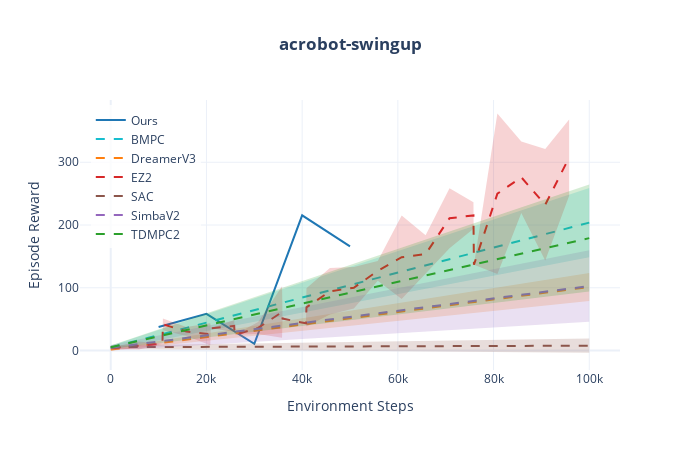
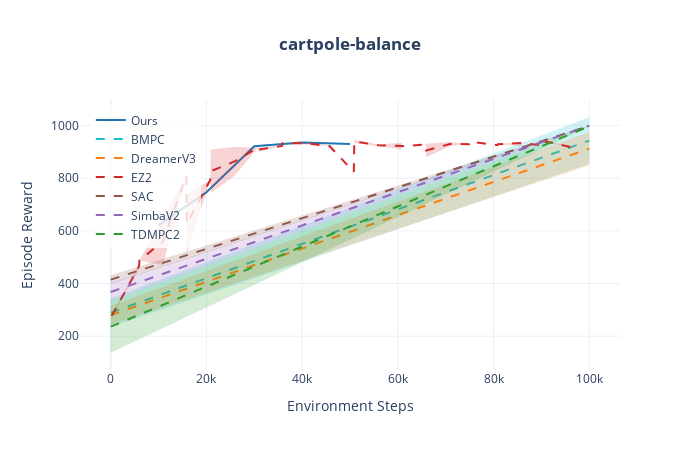
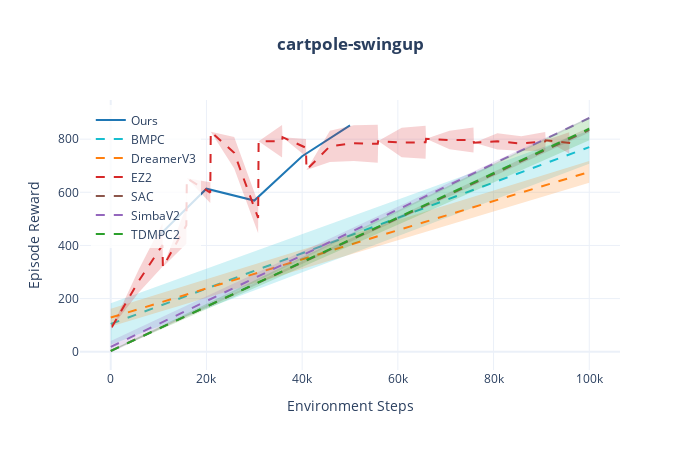
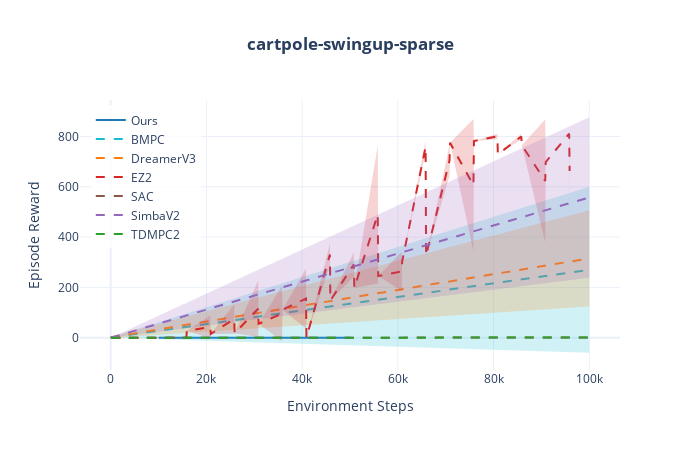

The notebook cell these images were saved under, in order:
### Code cell
# Show first 4 plots
for task in list(figures.keys())[:4]:
    print(f"\n--- {task} ---")
    figures[task].show()

### Figure 1 — Plotly figure (JSON) as saved in the notebook; plotly's stock layout.template omitted (floating-point values rounded to 4 significant figures)
{"data": [{"fill": "toself", "fillcolor": "rgba(31,119,180,0.2)", "hoverinfo": "skip", "line": {"color": "rgba(0,0,0,0)"}, "showlegend": false, "type": "scatter", "x": [10000, 20000, 30000, 40000, 50000, 50000, 40000, 30000, 20000, 10000], "y": [37.44, 58.39, 10.63, 215.4, 166.0, 166.0, 215.4, 10.63, 58.39, 37.44]}, {"hovertemplate": "Ours<br>Step: %{x:,}<br>Reward: %{y:.1f}<extra></extra>", "line": {"color": "#1f77b4", "width": 2}, "mode": "lines", "name": "Ours", "type": "scatter", "x": [10000, 20000, 30000, 40000, 50000], "y": [37.44, 58.39, 10.63, 215.4, 166.0]}, {"fill": "toself", "fillcolor": "rgba(23,190,207,0.2)", "hoverinfo": "skip", "line": {"color": "rgba(0,0,0,0)"}, "showlegend": false, "type": "scatter", "x": [0, 100000, 100000, 0], "y": [7.766, 259.0, 148.6, 1.497]}, {"hovertemplate": "BMPC<br>Step: %{x:,}<br>Reward: %{y:.1f}<extra></extra>", "line": {"color": "#17becf", "dash": "dash", "width": 2}, "mode": "lines", "name": "BMPC", "type": "scatter", "x": [0, 100000], "y": [4.631, 203.8]}, {"fill": "toself", "fillcolor": "rgba(255,127,14,0.2)", "hoverinfo": "skip", "line": {"color": "rgba(0,0,0,0)"}, "showlegend": false, "type": "scatter", "x": [0, 100000, 100000, 0], "y": [3.317, 123.6, 78.92, -0.3836]}, {"hovertemplate": "DreamerV3<br>Step: %{x:,}<br>Reward: %{y:.1f}<extra></extra>", "line": {"color": "#ff7f0e", "dash": "dash", "width": 2}, "mode": "lines", "name": "DreamerV3", "type": "scatter", "x": [0, 100000], "y": [1.467, 101.3]}, {"fill": "toself", "fillcolor": "rgba(214,39,40,0.2)", "hoverinfo": "skip", "line": {"color": "rgba(0,0,0,0)"}, "showlegend": false, "type": "scatter", "x": [200, 5900, 10800, 10900, 15800, 20800, 20900, 25800, 25900, 30800, 35800, 35900, 40800, 40900, 45800, 50800, 55800, 60800, 65800, 70800, 75800, 75900, 80800, 85800, 90800, 95800, 95800, 90800, 85800, 80800, 75900, 75800, 70800, 65800, 60800, 55800, 50800, 45800, 40900, 40800, 35900, 35800, 30800, 25900, 25800, 20900, 20800, 15800, 10900, 10800, 5900, 200], "y": [5.258, 14.21, 10.65, 51.14, 37.31, 43.27, 35.39, 48.69, 25.17, 45.42, 102.3, 50.86, 43.34, 99.37, 131.3, 133.3, 142.8, 215.0, 183.8, 258.6, 236.2, 136.6, 377.7, 332.9, 321.2, 368.3, 246.8, 143.4, 219.2, 122.0, 136.6, 194.2, 163.1, 123.4, 82.2, 111.0, 66.87, 57.24, 38.12, 43.34, 50.86, 20.42, 26.5, 25.17, 29.73, 35.39, 8.443, 23.29, 32.4, 10.65, 1.63, 2.835]}, {"hovertemplate": "EZ2<br>Step: %{x:,}<br>Reward: %{y:.1f}<extra></extra>", "line": {"color": "#d62728", "dash": "dash", "width": 2}, "mode": "lines", "name": "EZ2", "type": "scatter", "x": [200, 5900, 10800, 10900, 15800, 20800, 20900, 25800, 25900, 30800, 35800, 35900, 40800, 40900, 45800, 50800, 55800, 60800, 65800, 70800, 75800, 75900, 80800, 85800, 90800, 95800], "y": [4.046, 7.919, 10.65, 41.77, 30.3, 25.86, 35.39, 39.21, 25.17, 35.96, 61.38, 50.86, 43.34, 68.74, 94.29, 100.1, 126.9, 148.6, 153.6, 210.8, 215.2, 136.6, 249.9, 276.1, 232.3, 307.6]}, {"fill": "toself", "fillcolor": "rgba(140,86,75,0.2)", "hoverinfo": "skip", "line": {"color": "rgba(0,0,0,0)"}, "showlegend": false, "type": "scatter", "x": [0, 100000, 100000, 0], "y": [8.063, 18.97, -3.565, 2.603]}, {"hovertemplate": "SAC<br>Step: %{x:,}<br>Reward: %{y:.1f}<extra></extra>", "line": {"color": "#8c564b", "dash": "dash", "width": 2}, "mode": "lines", "name": "SAC", "type": "scatter", "x": [0, 100000], "y": [5.333, 7.7]}, {"fill": "toself", "fillcolor": "rgba(148,103,189,0.2)", "hoverinfo": "skip", "line": {"color": "rgba(0,0,0,0)"}, "showlegend": false, "type": "scatter", "x": [0, 100000, 100000, 0], "y": [8.951, 159.6, 45.82, 0.0002266]}, {"hovertemplate": "SimbaV2<br>Step: %{x:,}<br>Reward: %{y:.1f}<extra></extra>", "line": {"color": "#9467bd", "dash": "dash", "width": 2}, "mode": "lines", "name": "SimbaV2", "type": "scatter", "x": [0, 100000], "y": [4.476, 102.7]}, {"fill": "toself", "fillcolor": "rgba(44,160,44,0.2)", "hoverinfo": "skip", "line": {"color": "rgba(0,0,0,0)"}, "showlegend": false, "type": "scatter", "x": [0, 100000, 100000, 0], "y": [7.823, 264.4, 93.87, 2.577]}, {"hovertemplate": "TDMPC2<br>Step: %{x:,}<br>Reward: %{y:.1f}<extra></extra>", "line": {"color": "#2ca02c", "dash": "dash", "width": 2}, "mode": "lines", "name": "TDMPC2", "type": "scatter", "x": [0, 100000], "y": [5.2, 179.1]}], "layout": {"height": 450, "hovermode": "x unified", "legend": {"bgcolor": "rgba(255,255,255,0.8)", "x": 0.02, "y": 0.98}, "title": {"text": "<b>acrobot-swingup</b>", "x": 0.5}, "width": 700, "xaxis": {"title": {"text": "Environment Steps"}}, "yaxis": {"title": {"text": "Episode Reward"}}}}

### Figure 2 — Plotly figure (JSON) as saved in the notebook; plotly's stock layout.template omitted (floating-point values rounded to 4 significant figures)
{"data": [{"fill": "toself", "fillcolor": "rgba(31,119,180,0.2)", "hoverinfo": "skip", "line": {"color": "rgba(0,0,0,0)"}, "showlegend": false, "type": "scatter", "x": [10000, 20000, 30000, 40000, 50000, 50000, 40000, 30000, 20000, 10000], "y": [622.1, 747.0, 922.0, 936.4, 930.2, 930.2, 936.4, 922.0, 747.0, 622.1]}, {"hovertemplate": "Ours<br>Step: %{x:,}<br>Reward: %{y:.1f}<extra></extra>", "line": {"color": "#1f77b4", "width": 2}, "mode": "lines", "name": "Ours", "type": "scatter", "x": [10000, 20000, 30000, 40000, 50000], "y": [622.1, 747.0, 922.0, 936.4, 930.2]}, {"fill": "toself", "fillcolor": "rgba(23,190,207,0.2)", "hoverinfo": "skip", "line": {"color": "rgba(0,0,0,0)"}, "showlegend": false, "type": "scatter", "x": [0, 100000, 100000, 0], "y": [344.1, 1032.0, 854.5, 234.8]}, {"hovertemplate": "BMPC<br>Step: %{x:,}<br>Reward: %{y:.1f}<extra></extra>", "line": {"color": "#17becf", "dash": "dash", "width": 2}, "mode": "lines", "name": "BMPC", "type": "scatter", "x": [0, 100000], "y": [289.5, 943.2]}, {"fill": "toself", "fillcolor": "rgba(255,127,14,0.2)", "hoverinfo": "skip", "line": {"color": "rgba(0,0,0,0)"}, "showlegend": false, "type": "scatter", "x": [0, 100000, 100000, 0], "y": [315.9, 975.8, 849.4, 244.4]}, {"hovertemplate": "DreamerV3<br>Step: %{x:,}<br>Reward: %{y:.1f}<extra></extra>", "line": {"color": "#ff7f0e", "dash": "dash", "width": 2}, "mode": "lines", "name": "DreamerV3", "type": "scatter", "x": [0, 100000], "y": [280.1, 912.6]}, {"fill": "toself", "fillcolor": "rgba(214,39,40,0.2)", "hoverinfo": "skip", "line": {"color": "rgba(0,0,0,0)"}, "showlegend": false, "type": "scatter", "x": [200, 5900, 6000, 10900, 15800, 15900, 20800, 20900, 25900, 30800, 30900, 35800, 35900, 40900, 45800, 45900, 50800, 50900, 55900, 60800, 60900, 65800, 65900, 70900, 75800, 75900, 80800, 80900, 85800, 85900, 90800, 90900, 95800, 95900, 95900, 95800, 90900, 90800, 85900, 85800, 80900, 80800, 75900, 75800, 70900, 65900, 65800, 60900, 60800, 55900, 50900, 50800, 45900, 45800, 40900, 35900, 35800, 30900, 30800, 25900, 20900, 20800, 15900, 15800, 10900, 6000, 5900, 200], "y": [281.1, 475.7, 487.7, 652.6, 808.5, 738.3, 793.6, 909.5, 918.7, 916.9, 917.1, 922.8, 934.0, 939.0, 921.7, 921.6, 824.7, 946.6, 928.7, 935.3, 922.4, 928.1, 931.6, 938.2, 929.5, 937.8, 925.8, 930.5, 939.3, 934.1, 923.7, 944.5, 919.9, 946.0, 933.3, 919.9, 936.3, 923.7, 934.1, 923.3, 928.7, 925.8, 937.5, 929.5, 922.4, 880.2, 928.1, 922.4, 910.7, 922.0, 934.4, 824.7, 916.0, 921.7, 927.4, 932.9, 922.8, 901.0, 916.9, 810.0, 744.2, 793.6, 516.0, 808.5, 469.2, 487.7, 454.2, 273.6]}, {"hovertemplate": "EZ2<br>Step: %{x:,}<br>Reward: %{y:.1f}<extra></extra>", "line": {"color": "#d62728", "dash": "dash", "width": 2}, "mode": "lines", "name": "EZ2", "type": "scatter", "x": [200, 5900, 6000, 10900, 15800, 15900, 20800, 20900, 25900, 30800, 30900, 35800, 35900, 40900, 45800, 45900, 50800, 50900, 55900, 60800, 60900, 65800, 65900, 70900, 75800, 75900, 80800, 80900, 85800, 85900, 90800, 90900, 95800, 95900], "y": [277.4, 464.9, 487.7, 560.9, 808.5, 627.2, 793.6, 826.8, 864.4, 916.9, 909.0, 922.8, 933.4, 933.2, 921.7, 918.8, 824.7, 940.5, 925.4, 923.0, 922.4, 928.1, 905.9, 930.3, 929.5, 937.6, 925.8, 929.6, 931.3, 934.1, 923.7, 940.4, 919.9, 939.6]}, {"fill": "toself", "fillcolor": "rgba(140,86,75,0.2)", "hoverinfo": "skip", "line": {"color": "rgba(0,0,0,0)"}, "showlegend": false, "type": "scatter", "x": [0, 100000, 100000, 0], "y": [431.3, 999.3, 998.1, 398.5]}, {"hovertemplate": "SAC<br>Step: %{x:,}<br>Reward: %{y:.1f}<extra></extra>", "line": {"color": "#8c564b", "dash": "dash", "width": 2}, "mode": "lines", "name": "SAC", "type": "scatter", "x": [0, 100000], "y": [414.9, 998.7]}, {"fill": "toself", "fillcolor": "rgba(148,103,189,0.2)", "hoverinfo": "skip", "line": {"color": "rgba(0,0,0,0)"}, "showlegend": false, "type": "scatter", "x": [0, 100000, 100000, 0], "y": [401.9, 999.9, 999.8, 333.8]}, {"hovertemplate": "SimbaV2<br>Step: %{x:,}<br>Reward: %{y:.1f}<extra></extra>", "line": {"color": "#9467bd", "dash": "dash", "width": 2}, "mode": "lines", "name": "SimbaV2", "type": "scatter", "x": [0, 100000], "y": [367.8, 999.8]}, {"fill": "toself", "fillcolor": "rgba(44,160,44,0.2)", "hoverinfo": "skip", "line": {"color": "rgba(0,0,0,0)"}, "showlegend": false, "type": "scatter", "x": [0, 100000, 100000, 0], "y": [335.0, 998.5, 997.1, 137.0]}, {"hovertemplate": "TDMPC2<br>Step: %{x:,}<br>Reward: %{y:.1f}<extra></extra>", "line": {"color": "#2ca02c", "dash": "dash", "width": 2}, "mode": "lines", "name": "TDMPC2", "type": "scatter", "x": [0, 100000], "y": [236.0, 997.8]}], "layout": {"height": 450, "hovermode": "x unified", "legend": {"bgcolor": "rgba(255,255,255,0.8)", "x": 0.02, "y": 0.98}, "title": {"text": "<b>cartpole-balance</b>", "x": 0.5}, "width": 700, "xaxis": {"title": {"text": "Environment Steps"}}, "yaxis": {"title": {"text": "Episode Reward"}}}}

### Figure 3 — Plotly figure (JSON) as saved in the notebook; plotly's stock layout.template omitted (floating-point values rounded to 4 significant figures)
{"data": [{"fill": "toself", "fillcolor": "rgba(31,119,180,0.2)", "hoverinfo": "skip", "line": {"color": "rgba(0,0,0,0)"}, "showlegend": false, "type": "scatter", "x": [10000, 20000, 30000, 40000, 50000, 50000, 40000, 30000, 20000, 10000], "y": [435.3, 613.5, 568.9, 735.7, 852.2, 852.2, 735.7, 568.9, 613.5, 435.3]}, {"hovertemplate": "Ours<br>Step: %{x:,}<br>Reward: %{y:.1f}<extra></extra>", "line": {"color": "#1f77b4", "width": 2}, "mode": "lines", "name": "Ours", "type": "scatter", "x": [10000, 20000, 30000, 40000, 50000], "y": [435.3, 613.5, 568.9, 735.7, 852.2]}, {"fill": "toself", "fillcolor": "rgba(23,190,207,0.2)", "hoverinfo": "skip", "line": {"color": "rgba(0,0,0,0)"}, "showlegend": false, "type": "scatter", "x": [0, 100000, 100000, 0], "y": [182.5, 832.3, 707.9, 26.27]}, {"hovertemplate": "BMPC<br>Step: %{x:,}<br>Reward: %{y:.1f}<extra></extra>", "line": {"color": "#17becf", "dash": "dash", "width": 2}, "mode": "lines", "name": "BMPC", "type": "scatter", "x": [0, 100000], "y": [104.4, 770.1]}, {"fill": "toself", "fillcolor": "rgba(255,127,14,0.2)", "hoverinfo": "skip", "line": {"color": "rgba(0,0,0,0)"}, "showlegend": false, "type": "scatter", "x": [0, 100000, 100000, 0], "y": [161.6, 717.5, 636.0, 95.29]}, {"hovertemplate": "DreamerV3<br>Step: %{x:,}<br>Reward: %{y:.1f}<extra></extra>", "line": {"color": "#ff7f0e", "dash": "dash", "width": 2}, "mode": "lines", "name": "DreamerV3", "type": "scatter", "x": [0, 100000], "y": [128.4, 676.7]}, {"fill": "toself", "fillcolor": "rgba(214,39,40,0.2)", "hoverinfo": "skip", "line": {"color": "rgba(0,0,0,0)"}, "showlegend": false, "type": "scatter", "x": [200, 300, 5900, 10800, 10900, 15800, 15900, 20800, 20900, 25800, 30800, 30900, 35800, 35900, 40800, 40900, 45800, 50800, 55800, 55900, 60800, 65800, 65900, 70800, 75800, 75900, 80800, 85800, 90800, 90900, 95800, 95900, 95900, 95800, 90900, 90800, 85800, 80800, 75900, 75800, 70800, 65900, 65800, 60800, 55900, 55800, 50800, 45800, 40900, 40800, 35900, 35800, 30900, 30800, 25800, 20900, 20800, 15900, 15800, 10900, 10800, 5900, 300, 200], "y": [112.8, 95.06, 311.0, 482.2, 318.7, 545.2, 652.7, 638.3, 827.9, 807.9, 561.0, 792.6, 853.6, 807.7, 800.3, 684.4, 832.1, 852.2, 854.5, 792.7, 842.6, 850.3, 801.8, 831.5, 844.2, 786.8, 822.8, 811.0, 827.4, 795.7, 825.8, 797.2, 797.2, 746.2, 795.7, 755.8, 756.0, 761.2, 786.8, 749.4, 762.3, 801.8, 725.9, 732.2, 792.7, 710.8, 717.9, 714.3, 684.4, 734.9, 807.7, 730.7, 792.6, 445.7, 689.9, 827.9, 560.0, 652.7, 406.0, 318.7, 320.2, 224.2, 95.06, 78.47]}, {"hovertemplate": "EZ2<br>Step: %{x:,}<br>Reward: %{y:.1f}<extra></extra>", "line": {"color": "#d62728", "dash": "dash", "width": 2}, "mode": "lines", "name": "EZ2", "type": "scatter", "x": [200, 300, 5900, 10800, 10900, 15800, 15900, 20800, 20900, 25800, 30800, 30900, 35800, 35900, 40800, 40900, 45800, 50800, 55800, 55900, 60800, 65800, 65900, 70800, 75800, 75900, 80800, 85800, 90800, 90900, 95800, 95900], "y": [95.64, 95.06, 267.6, 401.2, 318.7, 475.6, 652.7, 599.1, 827.9, 748.9, 503.3, 792.6, 792.1, 807.7, 767.6, 684.4, 773.2, 785.0, 782.6, 792.7, 787.4, 788.1, 801.8, 796.9, 796.8, 786.8, 792.0, 783.5, 791.6, 795.7, 786.0, 797.2]}, {"fill": "toself", "fillcolor": "rgba(140,86,75,0.2)", "hoverinfo": "skip", "line": {"color": "rgba(0,0,0,0)"}, "showlegend": false, "type": "scatter", "x": [0, 100000, 100000, 0], "y": [5.835, 844.5, 825.4, 0.8982]}, {"hovertemplate": "SAC<br>Step: %{x:,}<br>Reward: %{y:.1f}<extra></extra>", "line": {"color": "#8c564b", "dash": "dash", "width": 2}, "mode": "lines", "name": "SAC", "type": "scatter", "x": [0, 100000], "y": [3.367, 835.0]}, {"fill": "toself", "fillcolor": "rgba(148,103,189,0.2)", "hoverinfo": "skip", "line": {"color": "rgba(0,0,0,0)"}, "showlegend": false, "type": "scatter", "x": [0, 100000, 100000, 0], "y": [40.35, 882.4, 876.9, -3.951]}, {"hovertemplate": "SimbaV2<br>Step: %{x:,}<br>Reward: %{y:.1f}<extra></extra>", "line": {"color": "#9467bd", "dash": "dash", "width": 2}, "mode": "lines", "name": "SimbaV2", "type": "scatter", "x": [0, 100000], "y": [18.2, 879.7]}, {"fill": "toself", "fillcolor": "rgba(44,160,44,0.2)", "hoverinfo": "skip", "line": {"color": "rgba(0,0,0,0)"}, "showlegend": false, "type": "scatter", "x": [0, 100000, 100000, 0], "y": [4.545, 882.5, 796.3, 0.9881]}, {"hovertemplate": "TDMPC2<br>Step: %{x:,}<br>Reward: %{y:.1f}<extra></extra>", "line": {"color": "#2ca02c", "dash": "dash", "width": 2}, "mode": "lines", "name": "TDMPC2", "type": "scatter", "x": [0, 100000], "y": [2.767, 839.4]}], "layout": {"height": 450, "hovermode": "x unified", "legend": {"bgcolor": "rgba(255,255,255,0.8)", "x": 0.02, "y": 0.98}, "title": {"text": "<b>cartpole-swingup</b>", "x": 0.5}, "width": 700, "xaxis": {"title": {"text": "Environment Steps"}}, "yaxis": {"title": {"text": "Episode Reward"}}}}

### Figure 4 — Plotly figure (JSON) as saved in the notebook; plotly's stock layout.template omitted (floating-point values rounded to 4 significant figures)
{"data": [{"fill": "toself", "fillcolor": "rgba(31,119,180,0.2)", "hoverinfo": "skip", "line": {"color": "rgba(0,0,0,0)"}, "showlegend": false, "type": "scatter", "x": [10000, 20000, 30000, 40000, 50000, 50000, 40000, 30000, 20000, 10000], "y": [0.0, 0.0, 0.0, 0.0, 0.0, 0.0, 0.0, 0.0, 0.0, 0.0]}, {"hovertemplate": "Ours<br>Step: %{x:,}<br>Reward: %{y:.1f}<extra></extra>", "line": {"color": "#1f77b4", "width": 2}, "mode": "lines", "name": "Ours", "type": "scatter", "x": [10000, 20000, 30000, 40000, 50000], "y": [0.0, 0.0, 0.0, 0.0, 0.0]}, {"fill": "toself", "fillcolor": "rgba(23,190,207,0.2)", "hoverinfo": "skip", "line": {"color": "rgba(0,0,0,0)"}, "showlegend": false, "type": "scatter", "x": [0, 100000, 100000, 0], "y": [1.304, 599.8, -59.92, -0.4238]}, {"hovertemplate": "BMPC<br>Step: %{x:,}<br>Reward: %{y:.1f}<extra></extra>", "line": {"color": "#17becf", "dash": "dash", "width": 2}, "mode": "lines", "name": "BMPC", "type": "scatter", "x": [0, 100000], "y": [0.44, 269.9]}, {"fill": "toself", "fillcolor": "rgba(255,127,14,0.2)", "hoverinfo": "skip", "line": {"color": "rgba(0,0,0,0)"}, "showlegend": false, "type": "scatter", "x": [0, 100000, 100000, 0], "y": [4.553, 506.5, 124.0, -1.22]}, {"hovertemplate": "DreamerV3<br>Step: %{x:,}<br>Reward: %{y:.1f}<extra></extra>", "line": {"color": "#ff7f0e", "dash": "dash", "width": 2}, "mode": "lines", "name": "DreamerV3", "type": "scatter", "x": [0, 100000], "y": [1.667, 315.3]}, {"fill": "toself", "fillcolor": "rgba(214,39,40,0.2)", "hoverinfo": "skip", "line": {"color": "rgba(0,0,0,0)"}, "showlegend": false, "type": "scatter", "x": [200, 300, 5800, 5900, 10800, 10900, 15800, 15900, 20800, 20900, 25800, 25900, 30800, 30900, 35800, 35900, 40800, 40900, 45800, 45900, 50800, 50900, 55800, 55900, 60800, 60900, 65800, 65900, 70800, 70900, 75800, 75900, 80800, 80900, 85800, 85900, 90800, 90900, 95800, 95900, 95900, 95800, 90900, 90800, 85900, 85800, 80900, 80800, 75900, 75800, 70900, 70800, 65900, 65800, 60900, 60800, 55900, 55800, 50900, 50800, 45900, 45800, 40900, 40800, 35900, 35800, 30900, 30800, 25900, 25800, 20900, 20800, 15900, 15800, 10900, 10800, 5900, 5800, 300, 200], "y": [0.0, 0.0, 0.0, 0.0, 0.0, 2.5, 0.3621, 27.2, 87.78, 15.0, 133.0, 17.5, 226.6, 55.0, 206.7, 111.4, 275.3, 0.4, 374.4, 148.1, 340.2, 197.9, 764.0, 245.0, 341.9, 303.1, 783.6, 325.8, 767.3, 774.8, 869.6, 781.9, 811.3, 728.9, 811.4, 765.7, 867.8, 698.4, 811.3, 822.1, 503.8, 811.3, 698.4, 378.1, 765.7, 788.8, 728.9, 789.3, 781.9, 342.5, 774.8, 643.2, 325.8, 734.5, 303.1, 185.6, 245.0, 215.8, 197.9, 241.9, 148.1, 287.6, 0.4, 36.18, 111.4, -14.25, 55.0, 3.056, 17.5, 15.37, 15.0, -3.579, 27.2, -0.06213, 2.5, 0.0, 0.0, 0.0, 0.0, 0.0]}, {"hovertemplate": "EZ2<br>Step: %{x:,}<br>Reward: %{y:.1f}<extra></extra>", "line": {"color": "#d62728", "dash": "dash", "width": 2}, "mode": "lines", "name": "EZ2", "type": "scatter", "x": [200, 300, 5800, 5900, 10800, 10900, 15800, 15900, 20800, 20900, 25800, 25900, 30800, 30900, 35800, 35900, 40800, 40900, 45800, 45900, 50800, 50900, 55800, 55900, 60800, 60900, 65800, 65900, 70800, 70900, 75800, 75900, 80800, 80900, 85800, 85900, 90800, 90900, 95800, 95900], "y": [0.0, 0.0, 0.0, 0.0, 0.0, 2.5, 0.15, 27.2, 42.1, 15.0, 74.2, 17.5, 114.8, 55.0, 96.2, 111.4, 155.8, 0.4, 331.0, 148.1, 291.1, 197.9, 489.9, 245.0, 263.8, 303.1, 759.0, 325.8, 705.2, 774.8, 606.0, 781.9, 800.3, 728.9, 800.1, 765.7, 623.0, 698.4, 811.3, 663.0]}, {"fill": "toself", "fillcolor": "rgba(140,86,75,0.2)", "hoverinfo": "skip", "line": {"color": "rgba(0,0,0,0)"}, "showlegend": false, "type": "scatter", "x": [0, 100000, 100000, 0], "y": [0.0, 1.002, -0.2684, 0.0]}, {"hovertemplate": "SAC<br>Step: %{x:,}<br>Reward: %{y:.1f}<extra></extra>", "line": {"color": "#8c564b", "dash": "dash", "width": 2}, "mode": "lines", "name": "SAC", "type": "scatter", "x": [0, 100000], "y": [0.0, 0.3667]}, {"fill": "toself", "fillcolor": "rgba(148,103,189,0.2)", "hoverinfo": "skip", "line": {"color": "rgba(0,0,0,0)"}, "showlegend": false, "type": "scatter", "x": [0, 100000, 100000, 0], "y": [0.0, 876.6, 238.7, 0.0]}, {"hovertemplate": "SimbaV2<br>Step: %{x:,}<br>Reward: %{y:.1f}<extra></extra>", "line": {"color": "#9467bd", "dash": "dash", "width": 2}, "mode": "lines", "name": "SimbaV2", "type": "scatter", "x": [0, 100000], "y": [0.0, 557.7]}, {"fill": "toself", "fillcolor": "rgba(44,160,44,0.2)", "hoverinfo": "skip", "line": {"color": "rgba(0,0,0,0)"}, "showlegend": false, "type": "scatter", "x": [0, 100000, 100000, 0], "y": [0.0, 0.9107, -0.244, 0.0]}, {"hovertemplate": "TDMPC2<br>Step: %{x:,}<br>Reward: %{y:.1f}<extra></extra>", "line": {"color": "#2ca02c", "dash": "dash", "width": 2}, "mode": "lines", "name": "TDMPC2", "type": "scatter", "x": [0, 100000], "y": [0.0, 0.3333]}], "layout": {"height": 450, "hovermode": "x unified", "legend": {"bgcolor": "rgba(255,255,255,0.8)", "x": 0.02, "y": 0.98}, "title": {"text": "<b>cartpole-swingup-sparse</b>", "x": 0.5}, "width": 700, "xaxis": {"title": {"text": "Environment Steps"}}, "yaxis": {"title": {"text": "Episode Reward"}}}}
